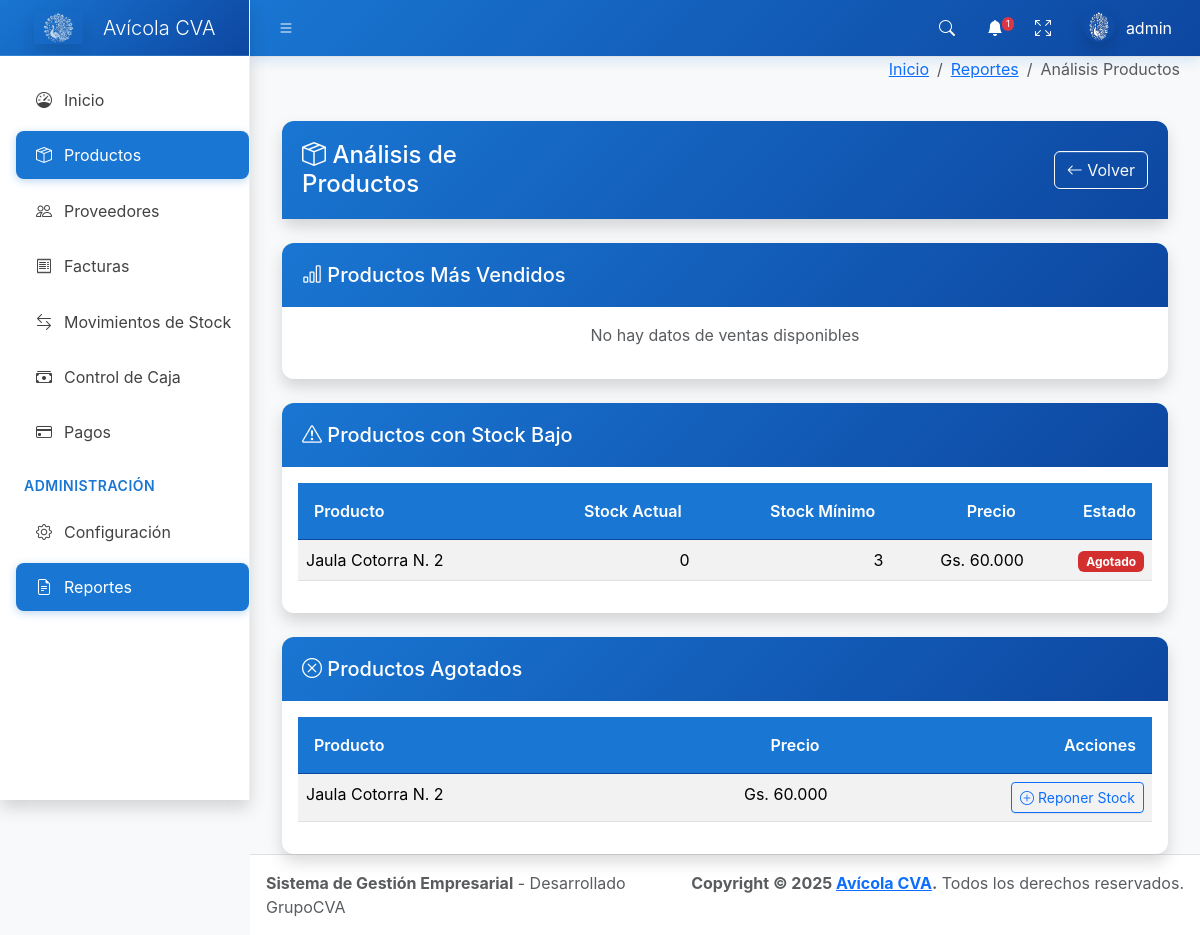
The page /reportes/productos/ (signed in) on the database its author committed.
### core/models.py (models this page shows, shortened)
class Producto(models.Model):
    codigo = models.CharField(max_length=50, unique=True)
    nombre = models.CharField(max_length=200)
    descripcion = models.TextField(blank=True, null=True)
    costo = models.IntegerField(default=0)
    precio = models.IntegerField()
    stock = models.IntegerField(default=0)
    stock_minimo = models.IntegerField(default=10)
    iva = models.IntegerField(default=10)
    activo = models.BooleanField(default=True)
    fecha_creacion = models.DateTimeField(auto_now_add=True)
    fecha_actualizacion = models.DateTimeField(auto_now=True)
    class Meta:
        verbose_name = 'Producto'
        verbose_name_plural = 'Productos'
        ordering = ['nombre']

### core/views.py (the view)
# urls.py: path('reportes/productos/', views.reporte_productos_analisis, name='reporte_productos_analisis'),
@login_required
def reporte_productos_analisis(request):
    productos_mas_vendidos = DetalleFactura.objects.filter(
        factura__tipo='venta',
        factura__estado='pagada'
    ).values('producto__nombre').annotate(
        cantidad_vendida=Sum('cantidad'),
        total_vendido=Sum('total')
    ).order_by('-cantidad_vendida')[:20]
    productos_stock_bajo = Producto.objects.filter(
        stock__lte=F('stock_minimo')
    ).values('nombre', 'stock', 'stock_minimo', 'precio')
    productos_agotados = Producto.objects.filter(stock=0).values('nombre', 'precio')
    context = {
        'productos_mas_vendidos': productos_mas_vendidos,
        'productos_stock_bajo': productos_stock_bajo,
        'productos_agotados': productos_agotados,
        'titulo': 'Análisis de Productos'
    }
    return render(request, 'reporte_productos_analisis.html', context)

### templates/reporte_productos_analisis.html (shortened to what this page needs)
{% extends 'base.html' %}
{% load humanize custom_filters %}
{% block breadcrumb %}
<li class="breadcrumb-item"><a href="{% url 'reportes_dashboard' %}">Reportes</a></li>
<li class="breadcrumb-item active">Análisis Productos</li>
{% endblock %}
{% block content %}
<div class="container-fluid mt-4">
  <div class="card shadow mb-4">
    <div class="card-header bg-info text-white d-flex justify-content-between align-items-center">
      <h4 class="mb-0"><i class="bi bi-box-seam"></i> {{ titulo }}</h4>
      <div class="d-flex justify-content-end w-100 ms-3">
        <a href="{% url 'reportes_dashboard' %}" class="btn btn-outline-light">
          <i class="bi bi-arrow-left"></i> Volver
        </a>
      </div>
    </div>
  </div>
  <div class="row mb-4">
    <div class="col-12">
      <div class="card shadow">
        <div class="card-header bg-success text-white">
          <h5 class="mb-0"><i class="bi bi-bar-chart"></i> Productos Más Vendidos</h5>
        </div>
        <div class="card-body">
          {% if productos_mas_vendidos %}
            <div class="table-responsive">
              <table class="table table-striped">
                <thead>
                  <tr>
                    <th>Producto</th>
                    <th class="text-end">Cantidad Vendida</th>
                    <th class="text-end">Total Vendido</th>
                  </tr>
                </thead>
                <tbody>
                  {% for producto in productos_mas_vendidos %}
                  <tr>
                    <td>{{ producto.producto__nombre }}</td>
                    <td class="text-end">{{ producto.cantidad_vendida }}</td>
                    <td class="text-end">Gs. {{ producto.total_vendido|floatformat:0|intcomma_dot }}</td>
                  </tr>
                  {% endfor %}
                </tbody>
              </table>
            </div>
          {% else %}
            <p class="text-muted text-center">No hay datos de ventas disponibles</p>
          {% endif %}
        </div>
      </div>
    </div>
  </div>
  <div class="row mb-4">
    <div class="col-12">
      <div class="card shadow">
        <div class="card-header bg-danger text-white">
          <h5 class="mb-0"><i class="bi bi-exclamation-triangle"></i> Productos con Stock Bajo</h5>
        </div>
        <div class="card-body">
          {% if productos_stock_bajo %}
            <div class="table-responsive">
              <table class="table table-striped">
                <thead>
                  <tr>
                    <th>Producto</th>
                    <th class="text-end">Stock Actual</th>
                    <th class="text-end">Stock Mínimo</th>
                    <th class="text-end">Precio</th>
                    <th class="text-end">Estado</th>
                  </tr>
                </thead>
                <tbody>
                  {% for producto in productos_stock_bajo %}
                  <tr>
                    <td>{{ producto.nombre }}</td>
                    <td class="text-end">{{ producto.stock }}</td>
                    <td class="text-end">{{ producto.stock_minimo }}</td>
                    <td class="text-end">Gs. {{ producto.precio|floatformat:0|intcomma_dot }}</td>
                    <td class="text-end">
                      {% if producto.stock == 0 %}
                        <span class="badge bg-danger">Agotado</span>
                      {% else %}
                        <span class="badge bg-danger">Stock Bajo</span>
                      {% endif %}
                    </td>
                  </tr>
                  {% endfor %}
                </tbody>
              </table>
            </div>
          {% else %}
            <p class="text-muted text-center">No hay productos con stock bajo</p>
          {% endif %}
        </div>
      </div>
    </div>
  </div>
  <div class="row">
    <div class="col-12">
      <div class="card shadow">
        <div class="card-header bg-danger text-white">
          <h5 class="mb-0"><i class="bi bi-x-circle"></i> Productos Agotados</h5>
        </div>
        <div class="card-body">
          {% if productos_agotados %}
            <div class="table-responsive">
              <table class="table table-striped">
                <thead>
                  <tr>
                    <th>Producto</th>
                    <th class="text-end">Precio</th>
                    <th class="text-end">Acciones</th>
                  </tr>
                </thead>
                <tbody>
                  {% for producto in productos_agotados %}
                  <tr>
                    <td>{{ producto.nombre }}</td>
                    <td class="text-end">Gs. {{ producto.precio|floatformat:0|intcomma_dot }}</td>
                    <td class="text-end">
                      <a href="{% url 'productos_list' %}" class="btn btn-sm btn-outline-primary">
                        <i class="bi bi-plus-circle"></i> Reponer Stock
                      </a>
                    </td>
                  </tr>
                  {% endfor %}
                </tbody>
              </table>
            </div>
          {% else %}
            <p class="text-muted text-center">No hay productos agotados</p>
          {% endif %}
        </div>
      </div>
    </div>
  </div>
</div>
{% endblock %}

### templates/base.html (shortened to what this page needs)
{% load static %}
<!doctype html>
<html lang="es">
  <head>
    <link
      rel="stylesheet"
      href="https://cdn.jsdelivr.net/npm/@fontsource/source-sans-3@5.0.12/index.css"
      media="print"
      onload="this.media='all'"
    />
    <link
      rel="stylesheet"
      href="https://cdn.jsdelivr.net/npm/overlayscrollbars@2.11.0/styles/overlayscrollbars.min.css"
    />
    <link
      rel="stylesheet"
      href="https://cdn.jsdelivr.net/npm/bootstrap-icons@1.13.1/font/bootstrap-icons.min.css"
    />
    <link
      href="https://cdn.jsdelivr.net/npm/bootstrap@5.3.2/dist/css/bootstrap.min.css"
      rel="stylesheet"
    />
    <link rel="stylesheet" href="{% static 'AdminLTE/dist/css/adminlte.css' %}" />
    <link
      rel="stylesheet"
      href="https://cdn.jsdelivr.net/npm/apexcharts@3.37.1/dist/apexcharts.css"
    />
    {% load static %}
    {% load humanize custom_filters %}
    {% with tema_actual=configuracion_sistema.tema_visual|default:"azul" %}
        {% if tema_actual == "azul" %}
            <link rel="stylesheet" href="{% static 'css/temas/tema-azul.css' %}" />
        {% elif tema_actual == "oscuro" %}
            <link rel="stylesheet" href="{% static 'css/temas/tema-oscuro.css' %}" />
        {% elif tema_actual == "minimalista" %}
            <link rel="stylesheet" href="{% static 'css/temas/tema-minimalista.css' %}" />
        {% else %}
            <link rel="stylesheet" href="{% static 'css/temas/tema-azul.css' %}" />
        {% endif %}
    {% endwith %}
  </head>
  <body class="layout-fixed sidebar-expand-lg sidebar-open bg-body-tertiary">
    <div class="app-wrapper">
      <nav class="app-header navbar navbar-expand bg-body">
        <div class="container-fluid">
          <ul class="navbar-nav">
            <li class="nav-item">
              <a class="nav-link" data-lte-toggle="sidebar" href="#" role="button">
                <i class="bi bi-list"></i>
              </a>
            </li>
          </ul>
          <ul class="navbar-nav ms-auto">
            <li class="nav-item">
              <a class="nav-link" data-widget="navbar-search" href="#" role="button">
                <i class="bi bi-search"></i>
              </a>
            </li>
            <li class="nav-item dropdown">
              <a class="nav-link" data-bs-toggle="dropdown" href="#">
                <i class="bi bi-bell-fill"></i>
                <span class="navbar-badge badge text-bg-danger">{{ total_alertas|default:0 }}</span>
              </a>
            </li>
            <li class="nav-item">
              <a class="nav-link" href="#" data-lte-toggle="fullscreen">
                <i data-lte-icon="maximize" class="bi bi-arrows-fullscreen"></i>
              </a>
            </li>
            <li class="nav-item dropdown user-menu">
              <a href="#" class="nav-link dropdown-toggle" data-bs-toggle="dropdown">
                <img
                  src="{% static 'img/logo.png' %}"
                  class="user-image rounded-circle shadow"
                  alt="User Image"
                />
                <span class="d-none d-md-inline">{{ user.username|default:"Usuario" }}</span>
              </a>
            </li>
          </ul>
        </div>
      </nav>
      <aside class="app-sidebar bg-body-secondary shadow" data-bs-theme="dark">
        <div class="sidebar-brand">
          <a href="{% url 'dashboard' %}" class="brand-link">
            <img
              src="{% static 'img/logo.png' %}"
              alt="Avícola CVA Logo"
              class="brand-image opacity-75 shadow"
            />
            <span class="brand-text fw-light">Avícola CVA</span>
          </a>
        </div>
        <div class="sidebar-wrapper">
          <nav class="mt-2">
                         <ul
               class="nav sidebar-menu flex-column"
               data-lte-toggle="treeview"
               role="navigation"
               aria-label="Main navigation"
               data-accordion="false"
               id="navigation"
             >
               <li class="nav-item">
                 <a href="{% url 'dashboard' %}" class="nav-link {% if request.resolver_match.url_name == 'dashboard' %}active{% endif %}">
                   <i class="nav-icon bi bi-speedometer"></i>
                   <p>Inicio</p>
                 </a>
               </li>
               <li class="nav-item">
                 <a href="{% url 'productos_list' %}" class="nav-link {% if 'producto' in request.resolver_match.url_name %}active{% endif %}">
                   <i class="nav-icon bi bi-box-seam"></i>
                   <p>Productos</p>
                 </a>
               </li>
               <li class="nav-item">
                 <a href="{% url 'proveedores_list' %}" class="nav-link {% if 'proveedor' in request.resolver_match.url_name %}active{% endif %}">
                   <i class="nav-icon bi bi-people"></i>
                   <p>Proveedores</p>
                 </a>
               </li>
              <li class="nav-item">
                <a href="{% url 'factura_list' %}" class="nav-link {% if 'factura' in request.resolver_match.url_name %}active{% endif %}">
                  <i class="nav-icon bi bi-receipt"></i>
                  <p>Facturas</p>
                </a>
              </li>
              <li class="nav-item">
                <a href="{% url 'stock_movimientos' %}" class="nav-link {% if 'stock' in request.resolver_match.url_name %}active{% endif %}">
                  <i class="nav-icon bi bi-arrow-left-right"></i>
                  <p>Movimientos de Stock</p>
                </a>
              </li>
              <li class="nav-item">
                <a href="{% url 'caja_list' %}" class="nav-link {% if 'caja' in request.resolver_match.url_name %}active{% endif %}">
                  <i class="nav-icon bi bi-cash-stack"></i>
                  <p>Control de Caja</p>
                </a>
              </li>
              <li class="nav-item">
                <a href="{% url 'pagos_dashboard' %}" class="nav-link {% if 'pagos' in request.resolver_match.url_name %}active{% endif %}">
                  <i class="nav-icon bi bi-credit-card"></i>
                  <p>Pagos</p>
                </a>
              </li>
              <li class="nav-header">ADMINISTRACIÓN</li>
              <li class="nav-item">
                <a href="{% url 'configuracion_panel' %}" class="nav-link {% if 'configuracion' in request.resolver_match.url_name %}active{% endif %}">
                  <i class="nav-icon bi bi-gear"></i>
                  <p>Configuración</p>
                </a>
              </li>
              <li class="nav-item">
                <a href="{% url 'reportes_dashboard' %}" class="nav-link {% if 'reporte' in request.resolver_match.url_name %}active{% endif %}">
                  <i class="nav-icon bi bi-file-earmark-text"></i>
                  <p>Reportes</p>
                </a>
              </li>
            </ul>
          </nav>
        </div>
      </aside>
      <div class="app-content">
        <div class="content-header">
          <div class="container-fluid">
            <div class="row mb-2">
              <div class="col-sm-6">
              </div>
              <div class="col-sm-6">
                <ol class="breadcrumb float-sm-end">
                  <li class="breadcrumb-item"><a href="{% url 'dashboard' %}">Inicio</a></li>
                  {% block breadcrumb %}{% endblock %}
                </ol>
              </div>
            </div>
          </div>
        </div>
        <div class="content">
          <div class="container-fluid">
            {% block content %}{% endblock %}
          </div>
        </div>
      </div>
      <footer class="app-footer">
        <div class="float-end d-none d-sm-inline">
          <strong>Copyright &copy; 2025 <a href="#">Avícola CVA</a>.</strong> Todos los derechos reservados.
        </div>
        <div>
          <strong>Sistema de Gestión Empresarial</strong> - Desarrollado GrupoCVA
        </div>
      </footer>
    </div>
  </body>
</html>

### rows shown on the page
Producto: nombre "Jaula Cotorra N. 2", stock "0", stock_minimo "3", precio "60.000"

### other values the page prints
{{ total_alertas|default:0 }} "1"
{{ user.username|default:"Usuario" }} "admin"
{{ titulo }} "Análisis de Productos"
